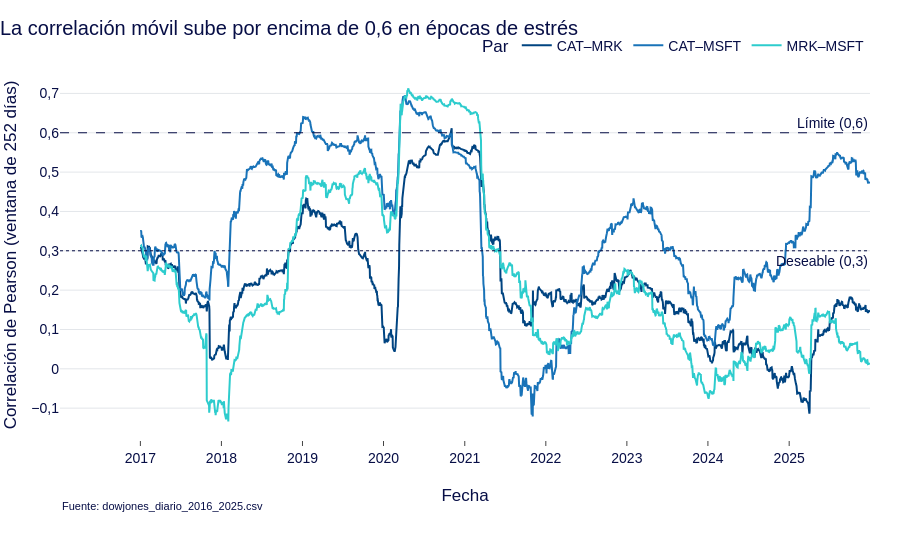

Here is the notebook cell this chart was saved with:
### Code cell
pares = {'CAT–MRK': (corr_CAT_MRK, BBVA['principal']),
         'CAT–MSFT': (corr_CAT_MSFT, BBVA['medio']),
         'MRK–MSFT': (corr_MRK_MSFT, BBVA['agua'])}

fig = go.Figure()
for nombre, (serie, color) in pares.items():
    fig.add_trace(go.Scatter(x=serie.index, y=serie, mode='lines', name=nombre,
                             line=dict(color=color, width=2),
                             hovertemplate=nombre + ': %{y:,.2f}<extra></extra>'))
fig.add_hline(y=0.3, line=dict(color=BBVA['marino'], dash='dot', width=1),
              annotation_text='Deseable (0,3)', annotation_position='bottom right')
fig.add_hline(y=0.6, line=dict(color=BBVA['marino'], dash='dash', width=1),
              annotation_text='Límite (0,6)', annotation_position='top right')
fig.update_layout(title='La correlación móvil sube por encima de 0,6 en épocas de estrés',
                  xaxis_title='Fecha', yaxis_title='Correlación de Pearson (ventana de 252 días)',
                  hovermode='x unified', separators=',.', xaxis=dict(hoverformat='%d %b %Y'),
                  legend=dict(title='Par'))
fig.update_layout(margin=dict(b=120), legend=dict(x=1, xanchor='right', y=1.02, yanchor='bottom'))
fig.add_annotation(text=fuente, xref='paper', yref='paper', x=0, y=-0.2, showarrow=False, font=dict(size=11))
guardar_plotly(fig, 'correlacion_movil_cartera_interactivo')
fig.show(config={'displaylogo': False})

### Figure 1 — Plotly figure (JSON) as saved in the notebook; plotly's stock layout.template omitted (floating-point values rounded to 4 significant figures; data arrays with more than 128 entries replaced by an {"elided": "..."} marker saying what was removed)
{"data": [{"hovertemplate": "CAT–MRK: %{y:,.2f}<extra></extra>", "line": {"color": "#004481", "width": 2}, "mode": "lines", "name": "CAT–MRK", "type": "scatter", "x": {"elided": "2513 str values"}, "y": {"elided": "2513 float values"}}, {"hovertemplate": "CAT–MSFT: %{y:,.2f}<extra></extra>", "line": {"color": "#1973B8", "width": 2}, "mode": "lines", "name": "CAT–MSFT", "type": "scatter", "x": {"elided": "2513 str values"}, "y": {"elided": "2513 float values"}}, {"hovertemplate": "MRK–MSFT: %{y:,.2f}<extra></extra>", "line": {"color": "#2DCCCD", "width": 2}, "mode": "lines", "name": "MRK–MSFT", "type": "scatter", "x": {"elided": "2513 str values"}, "y": {"elided": "2513 float values"}}], "layout": {"annotations": [{"showarrow": false, "text": "Deseable (0,3)", "x": 1, "xanchor": "right", "xref": "x domain", "y": 0.3, "yanchor": "top", "yref": "y"}, {"showarrow": false, "text": "Límite (0,6)", "x": 1, "xanchor": "right", "xref": "x domain", "y": 0.6, "yanchor": "bottom", "yref": "y"}, {"font": {"size": 11}, "showarrow": false, "text": "Fuente: dowjones_diario_2016_2025.csv", "x": 0, "xref": "paper", "y": -0.2, "yref": "paper"}], "hovermode": "x unified", "legend": {"title": {"text": "Par"}, "x": 1, "xanchor": "right", "y": 1.02, "yanchor": "bottom"}, "margin": {"b": 120}, "separators": ",.", "shapes": [{"line": {"color": "#070E46", "dash": "dot", "width": 1}, "type": "line", "x0": 0, "x1": 1, "xref": "x domain", "y0": 0.3, "y1": 0.3, "yref": "y"}, {"line": {"color": "#070E46", "dash": "dash", "width": 1}, "type": "line", "x0": 0, "x1": 1, "xref": "x domain", "y0": 0.6, "y1": 0.6, "yref": "y"}], "title": {"text": "La correlación móvil sube por encima de 0,6 en épocas de estrés"}, "xaxis": {"hoverformat": "%d %b %Y", "title": {"text": "Fecha"}}, "yaxis": {"title": {"text": "Correlación de Pearson (ventana de 252 días)"}}}}
